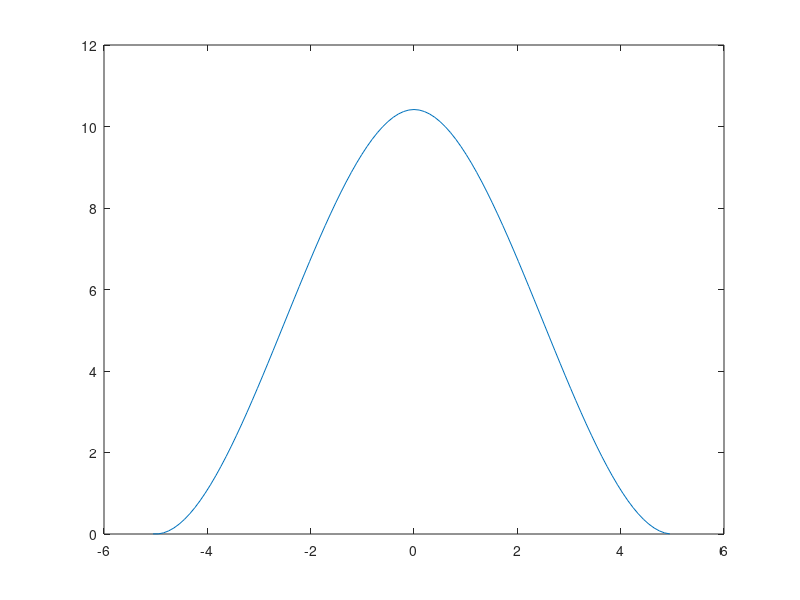
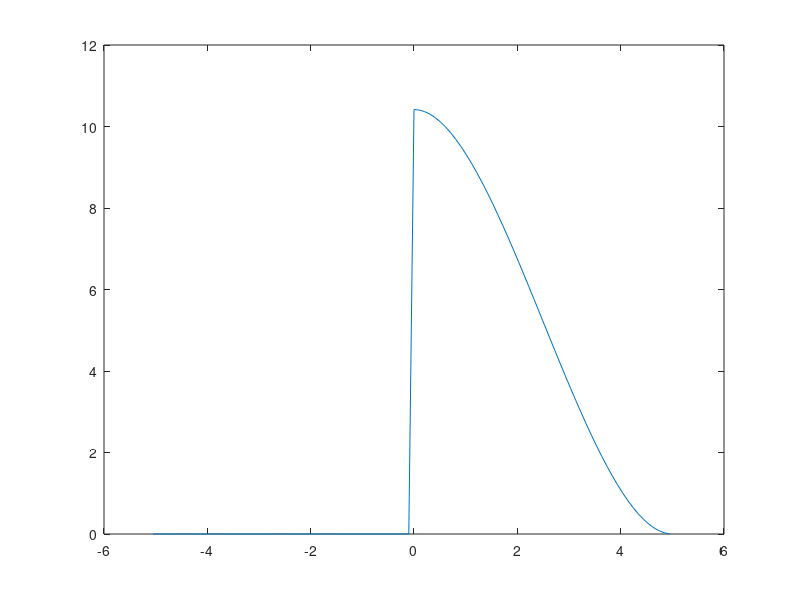

Write MATLAB code to recreate these figures, in order.
R = 5
spline = @(r) (1/12)*( 2*abs(r).^3 - 3*R*r.^2+R^3)
x=linspace(0,10,100)

centre=round(length(x)/2);
r=x(centre)-x;

y = spline(r)
figure;plot(r,y)

y(x>R)=0
figure;plot(r,y)